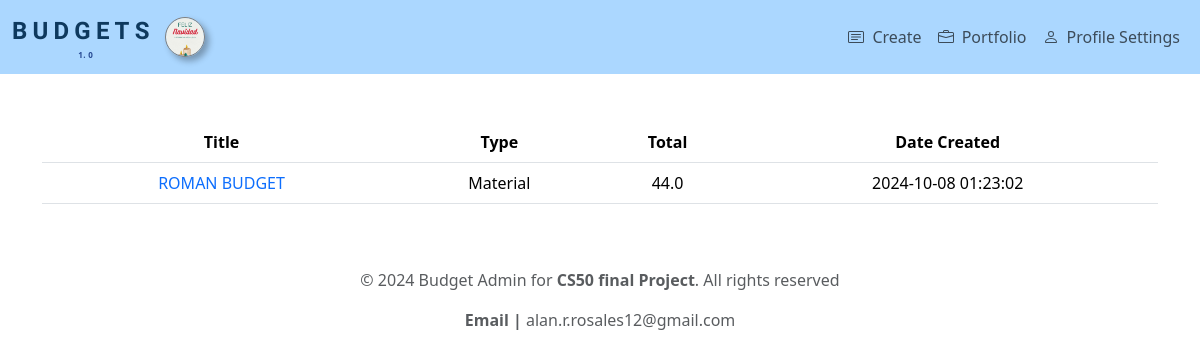
The page /history (signed in) on the database as committed earlier.
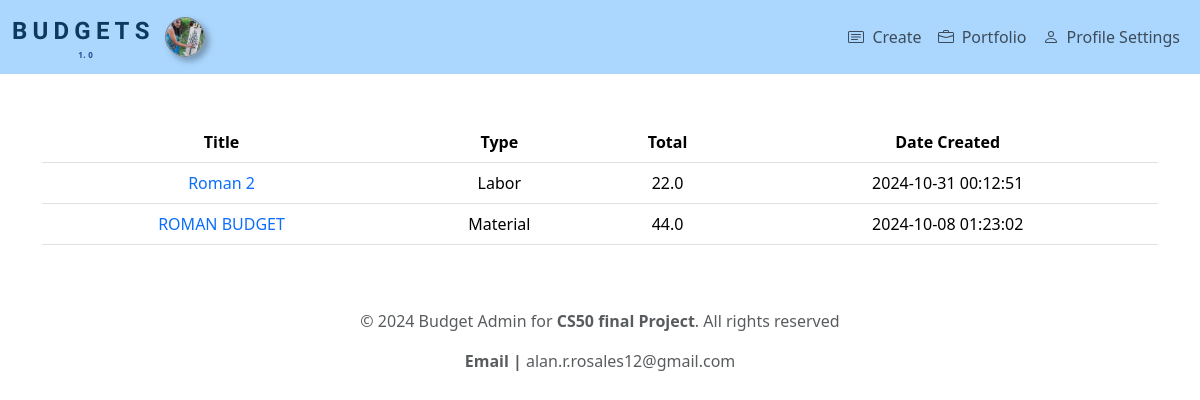
The same page on the database as committed later.
### tables this page shows
CREATE TABLE users (id INTEGER PRIMARY KEY AUTOINCREMENT, username TEXT NOT NULL, hashed_password TEXT NOT NULL, profile_image TEXT);

CREATE TABLE budgets (
id INTEGER PRIMARY KEY AUTOINCREMENT,
user_id INTEGER NOT NULL,
budget_type TEXT NOT NULL,
budget_title TEXT NOT NULL,
profit_percentage REAL,
total_budget REAL,
timestamp TIMESTAMP DEFAULT CURRENT_TIMESTAMP,
FOREIGN KEY (user_id) REFERENCES users(id)
);

### app.py (the view)
@app.route("/history", methods=["GET"])
@login_required
def history():
    if request.method == "GET":
        user_id = session.get("user_id")
        budgets = db.execute("SELECT id, budget_type, budget_title, total_budget, timestamp FROM budgets WHERE user_id = ? ORDER BY timestamp DESC",
                             user_id)
        return render_template("history.html", budgets=budgets)

### app.py (called while the page is built)
@app.context_processor
def inject_user():
    if 'user_id' in session:
        user_id = session['user_id']
        user_data = db.execute("SELECT profile_image, username FROM users WHERE id = ?", user_id)
        if user_data:
            user_info = user_data[0]
            return {"user": {"profile_image": user_info["profile_image"], "username": user_info["username"]}}
    return {"user": None}

### helpers.py (called while the page is built)
def login_required(f):
    @wraps(f)
    def decorated_function(*args, **kwargs):
        if session.get("user_id") is None:
            return redirect(url_for("login"))
        return f(*args,**kwargs)
    return decorated_function

### templates/history.html (shortened to what this page needs)
{% extends "layout.html" %}
{% block main %}
<table class="table table-responsive">
    <thead>
        <tr>
            <th>Title</th>
            <th>Type</th>
            <th>Total</th>
            <th>Date Created</th>
        </tr>
    </thead>
    <tbody>
        {% for budget in budgets %}
        <tr>
            <td><a class="text-decoration-none" href="{{url_for('view_budget', budget_id=budget['id']) }}">{{ budget['budget_title'] }}</td>
            <td class="text-capitalize">{{ budget['budget_type'] }}</td>
            <td>{{ budget['total_budget'] }}</td>
            <td>{{ budget['timestamp'] }}</td>
        </tr>
        {% endfor %}
    </tbody>
</table>
{% endblock %}

### templates/layout.html (shortened to what this page needs)
<!DOCTYPE html>
<html lang="en">
    <head>
        <link href="https://cdn.jsdelivr.net/npm/bootstrap@5.3.3/dist/css/bootstrap.min.css" rel="stylesheet">
        <link rel="stylesheet" href="{{ url_for('static', filename='styles.css') }}">
    </head>
    <body>
        <nav id="custom-navbar" class="navbar navbar-expand-lg navbar-light">
            <div class="container-fluid">
                <div class="container-logo">
                    <a class="navbar-brand" href="/">
                        <div class="container-letters">
                            <span class="color_b">B</span>
                            <span class="color_b">U</span>
                            <span class="color_b">D</span>
                            <span class="color_b">G</span>
                            <span class="color_b">E</span>
                            <span class="color_b">T</span>
                            <span class="color_b">S</span>
                        </div>
                        <div class="container-numbers">
                        </div>
                    </a>
                </div>
                <div class="d-flex align-items-center gap-2">
                     {% if user %}
                        <div class="profile-container">
                                <a href="{{ url_for('user_profile') }}" class="text-decoration-none">
                                     {% if user['profile_image'] %}
                                        <img src="{{ url_for('static', filename=user['profile_image'].replace('static/', '')) }}" alt="Profile Image" class="profile-img" style="height: 40px; width: 40px; border-radius: 50%; border: 1px solid gray; box-shadow: 4px 4px 6px rgba(0, 0, 0, 0.3);">
                                     {% else %}
                                                <div class="profile-initials profile-container">{{ user['username'][0]| upper }}</div>
                                    {% endif %}
                                </a>
                        </div>
                    {% endif %}
                </div>
                <div class="collapse navbar-collapse" id="navbarSupportedContent">
                    {% if session["user_id"] %}
                        <ul class="navbar-nav ms-auto">
                            <div class="d-flex flex-row align-items-center">
                                <li class="nav-item">
                                    <a class="nav-link d-flex flex-row align-items-center gap-2" href="/">
                                        Create</a>
                                </li>
                            </div>
                            <div class="d-flex flex-row align-items-center">
                                <li class="nav-item">
                                    <a class="nav-link d-flex flex-row align-items-center gap-2" href="/history">
                                        Portfolio</a>
                                </li>
                            </div>
                            <div class="d-flex flex-row align-items-center">
                                <li class="nav-item">
                                    <a class="nav-link d-flex align-items-center gap-2" href="/user_profile">
                                    Profile Settings
                                </a>
                                </li>
                            </div>
                        </ul>
                    {% endif %}
                </div>
            </div>
        </nav>
        <main class="container py-5 text-center">
            {% block main %}{% endblock %}
        </main>
        <footer class="mb-5">
            <p class="text-center text-muted">
                &copy; 2024 Budget Admin for <strong> CS50 final Project</strong>. All rights reserved
            </p>
            <p class="text-center text-muted ml-5">
                <strong> Email | </strong>alan.r.rosales12@gmail.com
            </p>
        </footer>
    </body>
</html>

Rows that differ between the two databases and show on the page:
changed users: profile_image: a different picture
added budgets: budget_title "Roman 2", budget_type "Labor", total_budget "22.0", timestamp "2024-10-31 00:12:51"
